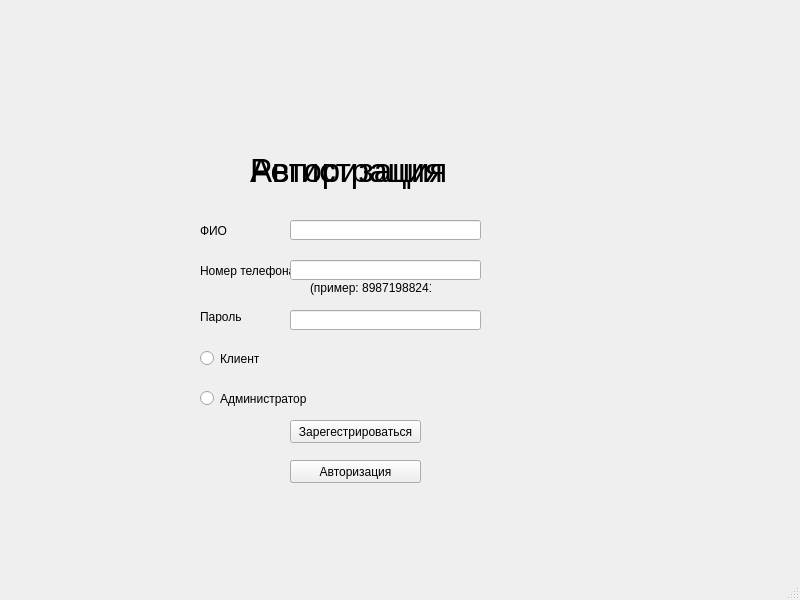
<?xml version="1.0" encoding="UTF-8"?>
<ui version="4.0">
 <class>MainWindow</class>
 <widget class="QMainWindow" name="MainWindow">
  <property name="geometry">
   <rect>
    <x>0</x>
    <y>0</y>
    <width>800</width>
    <height>600</height>
   </rect>
  </property>
  <property name="windowTitle">
   <string>Сеть Кинотеатров</string>
  </property>
  <widget class="QWidget" name="centralwidget">
   <widget class="QLabel" name="label">
    <property name="geometry">
     <rect>
      <x>200</x>
      <y>210</y>
      <width>81</width>
      <height>41</height>
     </rect>
    </property>
    <property name="text">
     <string>ФИО</string>
    </property>
   </widget>
   <widget class="QLabel" name="label_2">
    <property name="geometry">
     <rect>
      <x>200</x>
      <y>250</y>
      <width>101</width>
      <height>41</height>
     </rect>
    </property>
    <property name="text">
     <string>Номер телефона</string>
    </property>
   </widget>
   <widget class="QLineEdit" name="input_fio">
    <property name="geometry">
     <rect>
      <x>290</x>
      <y>220</y>
      <width>191</width>
      <height>20</height>
     </rect>
    </property>
   </widget>
   <widget class="QLineEdit" name="input_number">
    <property name="geometry">
     <rect>
      <x>290</x>
      <y>260</y>
      <width>191</width>
      <height>20</height>
     </rect>
    </property>
   </widget>
   <widget class="QPushButton" name="auth">
    <property name="geometry">
     <rect>
      <x>310</x>
      <y>420</y>
      <width>75</width>
      <height>23</height>
     </rect>
    </property>
    <property name="text">
     <string>Войти</string>
    </property>
   </widget>
   <widget class="QPushButton" name="reg">
    <property name="geometry">
     <rect>
      <x>290</x>
      <y>460</y>
      <width>131</width>
      <height>23</height>
     </rect>
    </property>
    <property name="text">
     <string>Регистрация</string>
    </property>
   </widget>
   <widget class="QLabel" name="label_3">
    <property name="geometry">
     <rect>
      <x>140</x>
      <y>490</y>
      <width>451</width>
      <height>101</height>
     </rect>
    </property>
    <property name="text">
     <string/>
    </property>
   </widget>
   <widget class="QLabel" name="label_4">
    <property name="geometry">
     <rect>
      <x>200</x>
      <y>310</y>
      <width>47</width>
      <height>13</height>
     </rect>
    </property>
    <property name="text">
     <string>Пароль</string>
    </property>
   </widget>
   <widget class="QLineEdit" name="input_password">
    <property name="geometry">
     <rect>
      <x>290</x>
      <y>310</y>
      <width>191</width>
      <height>20</height>
     </rect>
    </property>
   </widget>
   <widget class="QRadioButton" name="client">
    <property name="geometry">
     <rect>
      <x>200</x>
      <y>350</y>
      <width>82</width>
      <height>17</height>
     </rect>
    </property>
    <property name="text">
     <string>Клиент</string>
    </property>
   </widget>
   <widget class="QRadioButton" name="admin">
    <property name="geometry">
     <rect>
      <x>200</x>
      <y>390</y>
      <width>131</width>
      <height>17</height>
     </rect>
    </property>
    <property name="text">
     <string>Администратор</string>
    </property>
   </widget>
   <widget class="QLabel" name="label_5">
    <property name="geometry">
     <rect>
      <x>250</x>
      <y>140</y>
      <width>271</width>
      <height>61</height>
     </rect>
    </property>
    <property name="font">
     <font>
      <pointsize>25</pointsize>
     </font>
    </property>
    <property name="text">
     <string>Авторизация</string>
    </property>
   </widget>
   <widget class="QLabel" name="label_7">
    <property name="geometry">
     <rect>
      <x>250</x>
      <y>140</y>
      <width>271</width>
      <height>61</height>
     </rect>
    </property>
    <property name="font">
     <font>
      <pointsize>25</pointsize>
     </font>
    </property>
    <property name="text">
     <string>Регистрация</string>
    </property>
   </widget>
   <widget class="QPushButton" name="authorization_btn">
    <property name="geometry">
     <rect>
      <x>290</x>
      <y>460</y>
      <width>131</width>
      <height>23</height>
     </rect>
    </property>
    <property name="text">
     <string>Авторизация</string>
    </property>
   </widget>
   <widget class="QPushButton" name="registration_btn">
    <property name="geometry">
     <rect>
      <x>290</x>
      <y>420</y>
      <width>131</width>
      <height>23</height>
     </rect>
    </property>
    <property name="text">
     <string>Зарегестрироваться</string>
    </property>
   </widget>
   <widget class="QLabel" name="label_6">
    <property name="geometry">
     <rect>
      <x>310</x>
      <y>280</y>
      <width>121</width>
      <height>16</height>
     </rect>
    </property>
    <property name="text">
     <string>(пример: 89871988241)</string>
    </property>
   </widget>
  </widget>
  <widget class="QStatusBar" name="statusbar"/>
 </widget>
 <resources/>
 <connections/>
</ui>
